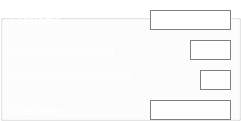
     <widget class="QGroupBox" name="groupBoxJsonDBManager">
      <property name="enabled">
       <bool>false</bool>
      </property>
      <property name="geometry">
       <rect>
        <x>190</x>
        <y>270</y>
        <width>241</width>
        <height>121</height>
       </rect>
      </property>
      <property name="styleSheet">
       <string notr="true">background: transparent;
color: white;</string>
      </property>
      <property name="title">
       <string>JsonDBManager</string>
      </property>
      <widget class="QLabel" name="labelJsonFileName">
       <property name="geometry">
        <rect>
         <x>10</x>
         <y>10</y>
         <width>191</width>
         <height>21</height>
        </rect>
       </property>
       <property name="toolTip">
        <string>Name of the JSON save file to use relative to the server's Data directory</string>
       </property>
       <property name="text">
        <string>FileName</string>
       </property>
      </widget>
      <widget class="QLineEdit" name="lineEditJsonFileName">
       <property name="geometry">
        <rect>
         <x>150</x>
         <y>10</y>
         <width>81</width>
         <height>20</height>
        </rect>
       </property>
       <property name="palette">
        <palette>
         <active>
          <colorrole role="WindowText">
           <brush brushstyle="SolidPattern">
            <color alpha="255">
             <red>0</red>
             <green>0</green>
             <blue>0</blue>
            </color>
           </brush>
          </colorrole>
          <colorrole role="Button">
           <brush brushstyle="SolidPattern">
            <color alpha="255">
             <red>255</red>
             <green>255</green>
             <blue>255</blue>
            </color>
           </brush>
          </colorrole>
          <colorrole role="Text">
           <brush brushstyle="SolidPattern">
            <color alpha="255">
             <red>0</red>
             <green>0</green>
             <blue>0</blue>
            </color>
           </brush>
          </colorrole>
          <colorrole role="ButtonText">
           <brush brushstyle="SolidPattern">
            <color alpha="255">
             <red>0</red>
             <green>0</green>
             <blue>0</blue>
            </color>
           </brush>
          </colorrole>
          <colorrole role="Base">
           <brush brushstyle="SolidPattern">
            <color alpha="255">
             <red>255</red>
             <green>255</green>
             <blue>255</blue>
            </color>
           </brush>
          </colorrole>
          <colorrole role="Window">
           <brush brushstyle="SolidPattern">
            <color alpha="255">
             <red>255</red>
             <green>255</green>
             <blue>255</blue>
            </color>
           </brush>
          </colorrole>
          <colorrole role="PlaceholderText">
           <brush brushstyle="SolidPattern">
            <color alpha="128">
             <red>0</red>
             <green>0</green>
             <blue>0</blue>
            </color>
           </brush>
          </colorrole>
         </active>
         <inactive>
          <colorrole role="WindowText">
           <brush brushstyle="SolidPattern">
            <color alpha="255">
             <red>0</red>
             <green>0</green>
             <blue>0</blue>
            </color>
           </brush>
          </colorrole>
          <colorrole role="Button">
           <brush brushstyle="SolidPattern">
            <color alpha="255">
             <red>255</red>
             <green>255</green>
             <blue>255</blue>
            </color>
           </brush>
          </colorrole>
          <colorrole role="Text">
           <brush brushstyle="SolidPattern">
            <color alpha="255">
             <red>0</red>
             <green>0</green>
             <blue>0</blue>
            </color>
           </brush>
          </colorrole>
          <colorrole role="ButtonText">
           <brush brushstyle="SolidPattern">
            <color alpha="255">
             <red>0</red>
             <green>0</green>
             <blue>0</blue>
            </color>
           </brush>
          </colorrole>
          <colorrole role="Base">
           <brush brushstyle="SolidPattern">
            <color alpha="255">
             <red>255</red>
             <green>255</green>
             <blue>255</blue>
            </color>
           </brush>
          </colorrole>
          <colorrole role="Window">
           <brush brushstyle="SolidPattern">
            <color alpha="255">
             <red>255</red>
             <green>255</green>
             <blue>255</blue>
            </color>
           </brush>
          </colorrole>
          <colorrole role="PlaceholderText">
           <brush brushstyle="SolidPattern">
            <color alpha="128">
             <red>0</red>
             <green>0</green>
             <blue>0</blue>
            </color>
           </brush>
          </colorrole>
         </inactive>
         <disabled>
          <colorrole role="WindowText">
           <brush brushstyle="SolidPattern">
            <color alpha="255">
             <red>0</red>
             <green>0</green>
             <blue>0</blue>
            </color>
           </brush>
          </colorrole>
          <colorrole role="Button">
           <brush brushstyle="SolidPattern">
            <color alpha="255">
             <red>255</red>
             <green>255</green>
             <blue>255</blue>
            </color>
           </brush>
          </colorrole>
          <colorrole role="Text">
           <brush brushstyle="SolidPattern">
            <color alpha="255">
             <red>0</red>
             <green>0</green>
             <blue>0</blue>
            </color>
           </brush>
          </colorrole>
          <colorrole role="ButtonText">
           <brush brushstyle="SolidPattern">
            <color alpha="255">
             <red>0</red>
             <green>0</green>
             <blue>0</blue>
            </color>
           </brush>
          </colorrole>
          <colorrole role="Base">
           <brush brushstyle="SolidPattern">
            <color alpha="255">
             <red>255</red>
             <green>255</green>
             <blue>255</blue>
            </color>
           </brush>
          </colorrole>
          <colorrole role="Window">
           <brush brushstyle="SolidPattern">
            <color alpha="255">
             <red>255</red>
             <green>255</green>
             <blue>255</blue>
            </color>
           </brush>
          </colorrole>
          <colorrole role="PlaceholderText">
           <brush brushstyle="SolidPattern">
            <color alpha="128">
             <red>0</red>
             <green>0</green>
             <blue>0</blue>
            </color>
           </brush>
          </colorrole>
         </disabled>
        </palette>
       </property>
       <property name="toolTip">
        <string>Name of the JSON save file to use relative to the server's Data directory</string>
       </property>
       <property name="styleSheet">
        <string notr="true">background: white;
color:black;
border: 1px solid gray;</string>
       </property>
       <property name="text">
        <string/>
       </property>
      </widget>
      <widget class="QLabel" name="labelJsonMaxBackupNumber">
       <property name="geometry">
        <rect>
         <x>10</x>
         <y>40</y>
         <width>191</width>
         <height>21</height>
        </rect>
       </property>
       <property name="toolTip">
        <string>The maximum number of backup files to create (oldest backups will be overwritten). Set this to 0 to disable backups.</string>
       </property>
       <property name="text">
        <string>MaxBackupNumber</string>
       </property>
      </widget>
      <widget class="QLineEdit" name="lineEditJsonMaxBackupNumber">
       <property name="geometry">
        <rect>
         <x>190</x>
         <y>40</y>
         <width>41</width>
         <height>20</height>
        </rect>
       </property>
       <property name="palette">
        <palette>
         <active>
          <colorrole role="WindowText">
           <brush brushstyle="SolidPattern">
            <color alpha="255">
             <red>0</red>
             <green>0</green>
             <blue>0</blue>
            </color>
           </brush>
          </colorrole>
          <colorrole role="Button">
           <brush brushstyle="SolidPattern">
            <color alpha="255">
             <red>255</red>
             <green>255</green>
             <blue>255</blue>
            </color>
           </brush>
          </colorrole>
          <colorrole role="Text">
           <brush brushstyle="SolidPattern">
            <color alpha="255">
             <red>0</red>
             <green>0</green>
             <blue>0</blue>
            </color>
           </brush>
          </colorrole>
          <colorrole role="ButtonText">
           <brush brushstyle="SolidPattern">
            <color alpha="255">
             <red>0</red>
             <green>0</green>
             <blue>0</blue>
            </color>
           </brush>
          </colorrole>
          <colorrole role="Base">
           <brush brushstyle="SolidPattern">
            <color alpha="255">
             <red>255</red>
             <green>255</green>
             <blue>255</blue>
            </color>
           </brush>
          </colorrole>
          <colorrole role="Window">
           <brush brushstyle="SolidPattern">
            <color alpha="255">
             <red>255</red>
             <green>255</green>
             <blue>255</blue>
            </color>
           </brush>
          </colorrole>
          <colorrole role="PlaceholderText">
           <brush brushstyle="SolidPattern">
            <color alpha="128">
             <red>0</red>
             <green>0</green>
             <blue>0</blue>
            </color>
           </brush>
          </colorrole>
         </active>
         <inactive>
          <colorrole role="WindowText">
           <brush brushstyle="SolidPattern">
            <color alpha="255">
             <red>0</red>
             <green>0</green>
             <blue>0</blue>
            </color>
           </brush>
          </colorrole>
          <colorrole role="Button">
           <brush brushstyle="SolidPattern">
            <color alpha="255">
             <red>255</red>
             <green>255</green>
             <blue>255</blue>
            </color>
           </brush>
          </colorrole>
          <colorrole role="Text">
           <brush brushstyle="SolidPattern">
            <color alpha="255">
             <red>0</red>
             <green>0</green>
             <blue>0</blue>
            </color>
           </brush>
          </colorrole>
          <colorrole role="ButtonText">
           <brush brushstyle="SolidPattern">
            <color alpha="255">
             <red>0</red>
             <green>0</green>
             <blue>0</blue>
            </color>
           </brush>
          </colorrole>
          <colorrole role="Base">
           <brush brushstyle="SolidPattern">
            <color alpha="255">
             <red>255</red>
             <green>255</green>
             <blue>255</blue>
            </color>
           </brush>
          </colorrole>
          <colorrole role="Window">
           <brush brushstyle="SolidPattern">
            <color alpha="255">
             <red>255</red>
             <green>255</green>
             <blue>255</blue>
            </color>
           </brush>
          </colorrole>
          <colorrole role="PlaceholderText">
           <brush brushstyle="SolidPattern">
            <color alpha="128">
             <red>0</red>
             <green>0</green>
             <blue>0</blue>
            </color>
           </brush>
          </colorrole>
         </inactive>
         <disabled>
          <colorrole role="WindowText">
           <brush brushstyle="SolidPattern">
            <color alpha="255">
             <red>0</red>
             <green>0</green>
             <blue>0</blue>
            </color>
           </brush>
          </colorrole>
          <colorrole role="Button">
           <brush brushstyle="SolidPattern">
            <color alpha="255">
             <red>255</red>
             <green>255</green>
             <blue>255</blue>
            </color>
           </brush>
          </colorrole>
          <colorrole role="Text">
           <brush brushstyle="SolidPattern">
            <color alpha="255">
             <red>0</red>
             <green>0</green>
             <blue>0</blue>
            </color>
           </brush>
          </colorrole>
          <colorrole role="ButtonText">
           <brush brushstyle="SolidPattern">
            <color alpha="255">
             <red>0</red>
             <green>0</green>
             <blue>0</blue>
            </color>
           </brush>
          </colorrole>
          <colorrole role="Base">
           <brush brushstyle="SolidPattern">
            <color alpha="255">
             <red>255</red>
             <green>255</green>
             <blue>255</blue>
            </color>
           </brush>
          </colorrole>
          <colorrole role="Window">
           <brush brushstyle="SolidPattern">
            <color alpha="255">
             <red>255</red>
             <green>255</green>
             <blue>255</blue>
            </color>
           </brush>
          </colorrole>
          <colorrole role="PlaceholderText">
           <brush brushstyle="SolidPattern">
            <color alpha="128">
             <red>0</red>
             <green>0</green>
             <blue>0</blue>
            </color>
           </brush>
          </colorrole>
         </disabled>
        </palette>
       </property>
       <property name="toolTip">
        <string>The maximum number of backup files to create (oldest backups will be overwritten). Set this to 0 to disable backups.</string>
       </property>
       <property name="styleSheet">
        <string notr="true">background: white;
color:black;
border: 1px solid gray;</string>
       </property>
       <property name="text">
        <string/>
       </property>
      </widget>
      <widget class="QLabel" name="labelJsonBackupIntervalMinutes">
       <property name="geometry">
        <rect>
         <x>10</x>
         <y>65</y>
         <width>201</width>
         <height>21</height>
        </rect>
       </property>
       <property name="toolTip">
        <string>The minimum interval in minutes between backup creation.</string>
       </property>
       <property name="text">
        <string>BackupIntervalMinutes</string>
       </property>
      </widget>
      <widget class="QLineEdit" name="lineEditJsonBackupIntervalMinutes">
       <property name="geometry">
        <rect>
         <x>200</x>
         <y>70</y>
         <width>31</width>
         <height>20</height>
        </rect>
       </property>
       <property name="palette">
        <palette>
         <active>
          <colorrole role="WindowText">
           <brush brushstyle="SolidPattern">
            <color alpha="255">
             <red>0</red>
             <green>0</green>
             <blue>0</blue>
            </color>
           </brush>
          </colorrole>
          <colorrole role="Button">
           <brush brushstyle="SolidPattern">
            <color alpha="255">
             <red>255</red>
             <green>255</green>
             <blue>255</blue>
            </color>
           </brush>
          </colorrole>
          <colorrole role="Text">
           <brush brushstyle="SolidPattern">
            <color alpha="255">
             <red>0</red>
             <green>0</green>
             <blue>0</blue>
            </color>
           </brush>
          </colorrole>
          <colorrole role="ButtonText">
           <brush brushstyle="SolidPattern">
            <color alpha="255">
             <red>0</red>
             <green>0</green>
             <blue>0</blue>
            </color>
           </brush>
          </colorrole>
          <colorrole role="Base">
           <brush brushstyle="SolidPattern">
            <color alpha="255">
             <red>255</red>
             <green>255</green>
             <blue>255</blue>
            </color>
           </brush>
          </colorrole>
          <colorrole role="Window">
           <brush brushstyle="SolidPattern">
            <color alpha="255">
             <red>255</red>
             <green>255</green>
             <blue>255</blue>
            </color>
           </brush>
          </colorrole>
          <colorrole role="PlaceholderText">
           <brush brushstyle="SolidPattern">
            <color alpha="128">
             <red>0</red>
             <green>0</green>
             <blue>0</blue>
            </color>
           </brush>
          </colorrole>
         </active>
         <inactive>
          <colorrole role="WindowText">
           <brush brushstyle="SolidPattern">
            <color alpha="255">
             <red>0</red>
             <green>0</green>
             <blue>0</blue>
            </color>
           </brush>
          </colorrole>
          <colorrole role="Button">
           <brush brushstyle="SolidPattern">
            <color alpha="255">
             <red>255</red>
             <green>255</green>
             <blue>255</blue>
            </color>
           </brush>
          </colorrole>
          <colorrole role="Text">
           <brush brushstyle="SolidPattern">
            <color alpha="255">
             <red>0</red>
             <green>0</green>
             <blue>0</blue>
            </color>
           </brush>
          </colorrole>
          <colorrole role="ButtonText">
           <brush brushstyle="SolidPattern">
            <color alpha="255">
             <red>0</red>
             <green>0</green>
             <blue>0</blue>
            </color>
           </brush>
          </colorrole>
          <colorrole role="Base">
           <brush brushstyle="SolidPattern">
            <color alpha="255">
             <red>255</red>
             <green>255</green>
             <blue>255</blue>
            </color>
           </brush>
          </colorrole>
          <colorrole role="Window">
           <brush brushstyle="SolidPattern">
            <color alpha="255">
             <red>255</red>
             <green>255</green>
             <blue>255</blue>
            </color>
           </brush>
          </colorrole>
          <colorrole role="PlaceholderText">
           <brush brushstyle="SolidPattern">
            <color alpha="128">
             <red>0</red>
             <green>0</green>
             <blue>0</blue>
            </color>
           </brush>
          </colorrole>
         </inactive>
         <disabled>
          <colorrole role="WindowText">
           <brush brushstyle="SolidPattern">
            <color alpha="255">
             <red>0</red>
             <green>0</green>
             <blue>0</blue>
            </color>
           </brush>
          </colorrole>
          <colorrole role="Button">
           <brush brushstyle="SolidPattern">
            <color alpha="255">
             <red>255</red>
             <green>255</green>
             <blue>255</blue>
            </color>
           </brush>
          </colorrole>
          <colorrole role="Text">
           <brush brushstyle="SolidPattern">
            <color alpha="255">
             <red>0</red>
             <green>0</green>
             <blue>0</blue>
            </color>
           </brush>
          </colorrole>
          <colorrole role="ButtonText">
           <brush brushstyle="SolidPattern">
            <color alpha="255">
             <red>0</red>
             <green>0</green>
             <blue>0</blue>
            </color>
           </brush>
          </colorrole>
          <colorrole role="Base">
           <brush brushstyle="SolidPattern">
            <color alpha="255">
             <red>255</red>
             <green>255</green>
             <blue>255</blue>
            </color>
           </brush>
          </colorrole>
          <colorrole role="Window">
           <brush brushstyle="SolidPattern">
            <color alpha="255">
             <red>255</red>
             <green>255</green>
             <blue>255</blue>
            </color>
           </brush>
          </colorrole>
          <colorrole role="PlaceholderText">
           <brush brushstyle="SolidPattern">
            <color alpha="128">
             <red>0</red>
             <green>0</green>
             <blue>0</blue>
            </color>
           </brush>
          </colorrole>
         </disabled>
        </palette>
       </property>
       <property name="toolTip">
        <string>The minimum interval in minutes between backup creation.</string>
       </property>
       <property name="styleSheet">
        <string notr="true">background: white;
color:black;
border: 1px solid gray;</string>
       </property>
       <property name="text">
        <string/>
       </property>
      </widget>
      <widget class="QLabel" name="labelJsonPlayerName">
       <property name="geometry">
        <rect>
         <x>10</x>
         <y>100</y>
         <width>191</width>
         <height>21</height>
        </rect>
       </property>
       <property name="toolTip">
        <string>Name of the JSON save file to use relative to the server's Data directory</string>
       </property>
       <property name="text">
        <string>FileName</string>
       </property>
      </widget>
      <widget class="QLineEdit" name="lineEditJsonPlayerName">
       <property name="geometry">
        <rect>
         <x>150</x>
         <y>100</y>
         <width>81</width>
         <height>20</height>
        </rect>
       </property>
       <property name="palette">
        <palette>
         <active>
          <colorrole role="WindowText">
           <brush brushstyle="SolidPattern">
            <color alpha="255">
             <red>0</red>
             <green>0</green>
             <blue>0</blue>
            </color>
           </brush>
          </colorrole>
          <colorrole role="Button">
           <brush brushstyle="SolidPattern">
            <color alpha="255">
             <red>255</red>
             <green>255</green>
             <blue>255</blue>
            </color>
           </brush>
          </colorrole>
          <colorrole role="Text">
           <brush brushstyle="SolidPattern">
            <color alpha="255">
             <red>0</red>
             <green>0</green>
             <blue>0</blue>
            </color>
           </brush>
          </colorrole>
          <colorrole role="ButtonText">
           <brush brushstyle="SolidPattern">
            <color alpha="255">
             <red>0</red>
             <green>0</green>
             <blue>0</blue>
            </color>
           </brush>
          </colorrole>
          <colorrole role="Base">
           <brush brushstyle="SolidPattern">
            <color alpha="255">
             <red>255</red>
             <green>255</green>
             <blue>255</blue>
            </color>
           </brush>
          </colorrole>
          <colorrole role="Window">
           <brush brushstyle="SolidPattern">
            <color alpha="255">
             <red>255</red>
             <green>255</green>
             <blue>255</blue>
            </color>
           </brush>
          </colorrole>
          <colorrole role="PlaceholderText">
           <brush brushstyle="SolidPattern">
            <color alpha="128">
             <red>0</red>
             <green>0</green>
             <blue>0</blue>
            </color>
           </brush>
          </colorrole>
         </active>
         <inactive>
          <colorrole role="WindowText">
           <brush brushstyle="SolidPattern">
            <color alpha="255">
             <red>0</red>
             <green>0</green>
             <blue>0</blue>
            </color>
           </brush>
          </colorrole>
          <colorrole role="Button">
           <brush brushstyle="SolidPattern">
            <color alpha="255">
             <red>255</red>
             <green>255</green>
             <blue>255</blue>
            </color>
           </brush>
          </colorrole>
          <colorrole role="Text">
           <brush brushstyle="SolidPattern">
            <color alpha="255">
             <red>0</red>
             <green>0</green>
             <blue>0</blue>
            </color>
           </brush>
          </colorrole>
          <colorrole role="ButtonText">
           <brush brushstyle="SolidPattern">
            <color alpha="255">
             <red>0</red>
             <green>0</green>
             <blue>0</blue>
            </color>
           </brush>
          </colorrole>
          <colorrole role="Base">
           <brush brushstyle="SolidPattern">
            <color alpha="255">
             <red>255</red>
             <green>255</green>
             <blue>255</blue>
            </color>
           </brush>
          </colorrole>
          <colorrole role="Window">
           <brush brushstyle="SolidPattern">
            <color alpha="255">
             <red>255</red>
             <green>255</green>
             <blue>255</blue>
            </color>
           </brush>
          </colorrole>
          <colorrole role="PlaceholderText">
           <brush brushstyle="SolidPattern">
            <color alpha="128">
             <red>0</red>
             <green>0</green>
             <blue>0</blue>
            </color>
           </brush>
          </colorrole>
         </inactive>
         <disabled>
          <colorrole role="WindowText">
           <brush brushstyle="SolidPattern">
            <color alpha="255">
             <red>0</red>
             <green>0</green>
             <blue>0</blue>
            </color>
           </brush>
          </colorrole>
          <colorrole role="Button">
           <brush brushstyle="SolidPattern">
            <color alpha="255">
             <red>255</red>
             <green>255</green>
             <blue>255</blue>
            </color>
           </brush>
          </colorrole>
          <colorrole role="Text">
           <brush brushstyle="SolidPattern">
            <color alpha="255">
             <red>0</red>
             <green>0</green>
             <blue>0</blue>
            </color>
           </brush>
          </colorrole>
          <colorrole role="ButtonText">
           <brush brushstyle="SolidPattern">
            <color alpha="255">
             <red>0</red>
             <green>0</green>
             <blue>0</blue>
            </color>
           </brush>
          </colorrole>
          <colorrole role="Base">
           <brush brushstyle="SolidPattern">
            <color alpha="255">
             <red>255</red>
             <green>255</green>
             <blue>255</blue>
            </color>
           </brush>
          </colorrole>
          <colorrole role="Window">
           <brush brushstyle="SolidPattern">
            <color alpha="255">
             <red>255</red>
             <green>255</green>
             <blue>255</blue>
            </color>
           </brush>
          </colorrole>
          <colorrole role="PlaceholderText">
           <brush brushstyle="SolidPattern">
            <color alpha="128">
             <red>0</red>
             <green>0</green>
             <blue>0</blue>
            </color>
           </brush>
          </colorrole>
         </disabled>
        </palette>
       </property>
       <property name="toolTip">
        <string>Name of the JSON save file to use relative to the server's Data directory</string>
       </property>
       <property name="styleSheet">
        <string notr="true">background: white;
color:black;
border: 1px solid gray;</string>
       </property>
       <property name="text">
        <string/>
       </property>
      </widget>
     </widget>
